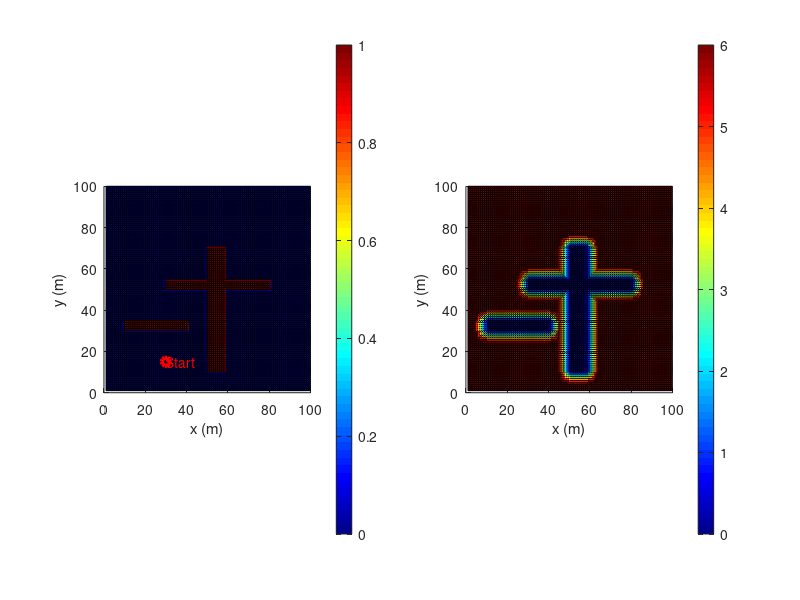

Write MATLAB code to recreate this figure. (Note: this script raises an error after producing the figure.)
clear all; close all; clc;

%% Vehicle dynamics constraints
vmax = 10; % (m/s): maximum speed
anmax = 20; % (m/s^2): maximum normal acceleration
atmax = 10; % (m/s^2): maximum tangential acceleration
Rmin = (vmax^2)/anmax; % (M): minimum radius turn at maximum speed and maximum normal acceleration

%% Obstacle field
L=100; W=100; % (m): L x W field
L1=30; W1=4; x1=10; y1=30; % (m): Obstacle 1
L2=8; W2=60; x2=50; y2=10; % (m): Obstacle 2
L3=50; W3=4; x3=30; y3=50; % (m): Obstacle 2

%% Start position
xs=30; ys=15; % (M): Start location (xs,ys)
HeadingS=pi/2; % (radians): Bot heading at start location: it can be 0, pi/2, pi, and 3*pi/2
SpeedLS=2; % (no unit): Bot speed level at start

%% Discretization
nv = 6; % number of speed levels
dxy = Rmin/(nv-1); % (m): space resolution
VL = zeros(1,6); % 1 to nv speed level array

for i=1:nv
    VL(i)=sqrt((i-1)*dxy*anmax); % (m/s): speed level i
end

%% Create obstacle map
dx=dxy; dy=dxy; % Space resolution
Nx=L/dx; Ny=W/dy; % Nx and Ny are number of cells in x and y directions
X=zeros(Nx,Ny); Y=zeros(Nx,Ny); % X and Y maps
Z=zeros(Nx,Ny); % Z map

for i=1:Nx
    for j=1:Ny
        X(i,j)=i*dx;
        Y(i,j)=j*dy;
    end
end

for i=1:Nx
    for j=1:Ny
        x=X(i,j);
        y=Y(i,j);
        if x>=x1 && x<=x1+L1 && y>=y1 && y<=y1+W1
            Z(i,j)=1;
        end
        if x>=x2 && x<=x2+L2 && y>=y2 && y<=y2+W2
            Z(i,j)=1;
        end
        if x>=x3 && x<=x3+L3 && y>=y3 && y<=y3+W3
            Z(i,j)=1;
        end
    end
end

%% Plot obstacles map Z
figure(1);hold on; grid on;
subplot(1,2,1);hold on;
surf(X,Y,Z);colormap(jet);colorbar;
plot(xs,ys,'ro','LineWidth',3);text(xs,ys,'Start','color','r');
xlabel('x (m)');ylabel('y (m)');zlabel('z (m)');
axis equal;xlim([0 L]);ylim([0 W]);

%% Maximum allowable speed at cells
dstopmin = (vmax^2)/(2*atmax); 
nsafe = ceil(dstopmin/dxy);
VAL = zeros(Nx,Ny);

for i=1:Nx
    for j=1:Ny
        if Z(i,j)==0
            x=X(i,j);y=Y(i,j);
            dobsclosest=Inf;
            
            for i1=i-nsafe:i+nsafe
                for j1=j-nsafe:j+nsafe
                    if i1>=1 && i1<=Nx && j1>=1 && j1<=Ny
                        if Z(i1,j1)>0
                            x1=X(i1,j1);y1=Y(i1,j1);
                            d=sqrt((x-x1)^2 + (y-y1)^2);
                            if d<dobsclosest
                                dobsclosest=d;
                            end
                        end
                    end
                end
            end
            
            if dobsclosest < Inf
                v=sqrt(2*atmax*dobsclosest);
                v1=1;
                for k=1:nv
                    if v>VL(k)
                        v1=k;
                    end
                end
                VAL(i,j)=v1;
            else
                VAL(i,j)=nv;
            end
            
        end
    end
end

%% Plot maximum allowed speed level map VAL
figure(1);hold on;grid on;
subplot(1,2,2);hold on;
surf(X,Y,VAL);colormap(jet);colorbar;
xlabel('x (m)');ylabel('y (m)');zlabel('Velocity level');
axis equal;xlim([0 L]);ylim([0 W]);

%% Node numbers
NodeID=zeros(Nx,Ny);  % Node ID of any node (i,j)
Nodei=zeros(Nx*Ny,1); Nodej=zeros(Nx*Ny,1); % i and j of a node number

for i=1:Nx
   for j=1:Ny
       NodeID(i,j)=(i-1)*Ny + j;
       n=NodeID(i,j);
       Nodei(n)=i;
       Nodej(n)=j;
   end
end

%% Initialization
CTG=Inf(Nx,Ny);
VISIT=zeros(Nx,Ny);
PARENT=zeros(Nx,Ny);
SPEEDL=ones(Nx,Ny);
SPEED=zeros(Nx,Ny);
Heading=NaN(Nx,Ny);

is=xs/dx;js=ys/dy;

%% Initial conditions at start
CTG(is,js)=0;
Heading(is,js)=HeadingS;
SPEEDL(is,js)=SpeedLS;
SPEED(is,js)=VL(SpeedLS);

%% Define motjion primitives (units)
%% Generate for heading 0 (+x direction)
for k=1:nv 
    for c=1:6
        % case 1: straight dxy with constant speed
        % case 2: turn pi/2 left with constant speed
        % case 3: straight dxy and increase/decrease speed
        % case 4: turn pi/2 left and increase/decrease speed
        % case 5 (mirror of case 2): turn pi/2 right with constant speed
        % case 6 (mirror of case 4): turn pi/2 right and increase/decrease speed
        v=VL(k);
        
        if c==1
            MPs(k,c).IJ1=[1 0]; % heading 0: go to (i+1,j)
            MPs(k,c).IJ2=[0 1]; % heading pi/2: go to (i,j+1)
            MPs(k,c).IJ3=[-1 0]; % heading pi: go to (i-1,j)
            MPs(k,c).IJ4=[0 -1]; % heading 3*pi/2: go to (i,j-1)
            MPs(k,c).v1=k; % speed level at next cell
            MPs(k,c).turn=0; % no turning
        elseif c==2            
            MPs(k,c).IJ1=[k-1 k-1]; % heading 0: go to (i+k-1,j+k-1)
            MPs(k,c).IJ2=[-k+1 k-1]; % heading pi/2: go to (i-k+1,j+k-1)
            MPs(k,c).IJ3=[-k+1 -k+1]; % heading pi: go to (i-k+1,j-k+1)
            MPs(k,c).IJ4=[k-1 -k+1]; % heading 3*pi/2: go to (i+k-1,j-k+1)
            MPs(k,c).v1=k; % speed level at next cell
            MPs(k,c).turn=pi/2; % turning left by pi/2
         elseif c==5    
            MPs(k,c).IJ1=[k-1 -k+1]; % heading 0: go to (i+k-1,j+k-1)
            MPs(k,c).IJ2=[k-1 k-1]; % heading pi/2: go to (i-k+1,j+k-1)
            MPs(k,c).IJ3=[-k+1 k-1]; % heading pi: go to (i-k+1,j-k+1)
            MPs(k,c).IJ4=[-k+1 -k+1]; % heading 3*pi/2: go to (i+k-1,j-k+1)
            MPs(k,c).v1=k; % speed level at next cell
            MPs(k,c).turn=-pi/2; % turning left by pi/2
        elseif c==3    
            MPs(k,c).IJ1=[1 0]; % heading 0: go to (i+k-1,j+k-1)
            MPs(k,c).IJ2=[0 1]; % heading pi/2: go to (i-k+1,j+k-1)
            MPs(k,c).IJ3=[-1 0]; % heading pi: go to (i-k+1,j-k+1)
            MPs(k,c).IJ4=[0 -1]; % heading 3*pi/2: go to (i+k-1,j-k+1)
            vv=sqrt(v^2 + 2*atmax*dxy);
            vv1=1; % speed level 1 (zero speed)
            for kk=1:nv
                if vv>VL(kk)
                    vv1=kk;
                end
            end
            vv=VL(vv1);
            MPs(k,c).v1=vv1; % speed level at next cell
            MPs(k,c).turn=0; % turning left by pi/2   
        elseif c==4  
            MPs(k,c).IJ1=[k-1 k-1]; % heading 0: go to (i+k-1,j+k-1)
            MPs(k,c).IJ2=[-k+1 k-1]; % heading pi/2: go to (i-k+1,j+k-1)
            MPs(k,c).IJ3=[-k+1 -k+1]; % heading pi: go to (i-k+1,j-k+1)
            MPs(k,c).IJ4=[k-1 -k+1]; % heading 3*pi/2: go to (i+k-1,j-k+1)
            MPs(k,c).v1=k; % speed level at next cell
            MPs(k,c).turn=pi/2; % turning left by pi/2
        elseif c==6    
            MPs(k,c).IJ1=[k-1 -k+1]; % heading 0: go to (i+k-1,j+k-1)
            MPs(k,c).IJ2=[k-1 k-1]; % heading pi/2: go to (i-k+1,j+k-1)
            MPs(k,c).IJ3=[-k+1 k-1]; % heading pi: go to (i-k+1,j-k+1)
            MPs(k,c).IJ4=[-k+1 -k+1]; % heading 3*pi/2: go to (i+k-1,j-k+1)
            MPs(k,c).v1=k; % speed level at next cell
            MPs(k,c).turn=-pi/2; % turning left by pi/2
        end
    end
end

%% Computer optimal cost to go to any node/cell (i,j) from the start node/cell using Dijkstra's algorithm
LN=[NodeID(is,js)];
while ~isempty(LN)
    LLN=length(LN);
    CLN=zeros(1,LLN);
    for k=1:LLN
        i=Nodei(LN(k));
        j=Nodej(LN(k));
        CLN(k)=CTG(i,j);
    end

    %% Find minimum cost entry 
    [Min_val Min_index]=sort(CLN);
    nex=LN(Min_index(1));
    ctgnex=Min_val(1);

    %% Sort the LN and CLN arrays based on cost values in CLN & remove 1st entry (nex)
    LN=LN(Min_index);LN=LN(2:end);
    CLN=CLN(Min_index);CLN=CLN(2:end);

    %% Expand the minimum cost node
    inex=Nodei(nex);jnex=Nodej(nex);
    VISIT(inex,jnex)=1;
    CurrentHeading=Heading(inex,jnex);
    CurrentSpeedL=SPEEDL(inex,jnex);
    CurrentSpeed=VL(CurrentSpeedL);

    for c=1:6
        % Heading
        if CurrentHeading==0
            IJNext=MPs(CurrentSpeedL,c).IJ1;
        elseif CurrentHeading==pi/2
            IJNext=MPs(CurrentSpeedL,c).IJ2;
        elseif CurrentHeading==pi
            IJNext=MPs(CurrentSpeedL,c).IJ3;
        elseif CurrentHeading==3*pi/2
            IJNext=MPs(CurrentSpeedL,c).IJ4;
        else
            display("Error CurrentHead");
            while 1
            end
        end

        i1=inex + IJNext(1); % i of next cell
        j1=jnex + IJNext(2); % j of next cell
        if i1>=1 && i1<=Nx && j1>=1 && j1<=Ny % Check if node (i1,j1) is in domain 1 to Nx and 1 to Ny
            if ~(i1==inex && j1==jnex)
                if Z(i1,j1)==0 && VISIT(i1,j1)==0
                  
                    %% Check maximum allowed speed at (i1,j1)
                    vln=MPs(CurrentSpeedL,c).v1;
                    if vln > VAL(i1,j1)
                        vln=VAL(i1,j1);
                    end
                    NextSpeed=VL(vln);
                   
                    %% Compute cost to go to (i1,j1) from (inex,jnex)
                    vavg=(CurrentSpeed+NextSpeed)/2; % (m/s): average speed
                    if c==1 || c==3
                        cost=dxy/vavg; % (s): cost (time0
                    else
                        dis=pi*(CurrentSpeedL-1)*dxy/2; % (M): quarter circle with radius (CurrentSpeedL-1)*dxy
                        cost=dis/vavg;
                    end
                    ctgnew = ctgnex + cost;
                    HeadingNew=CurrentHeading + MPs(CurrentSpeedL,c).turn;
                    HeadingNew = wrapTo2Pi(HeadingNew);
                    if HeadingNew == 2*pi
                        HeadingNew=0;
                    end
                    if ismember(NodeID(i1,j1),LN)
                        if ctgnew < CTG(i1,j1)
                            CTG(i1,j1)=ctgnew;
                            Heading(i1,j1)=HeadingNew;
                            SPEEDL(i1,j1)=vln;
                            SPEED(i1,j1)=VL(vln)
                            PARENT(i1,j1)=nex;
                        end
                    else
                        LN=[LN NodeID(i1,j1)]; % insert node into the leaf node list
                        CTG(i1,j1)=ctgnew;
                        Heading(i1,j1)=HeadingNew;
                        SPEEDL(i1,j1)=vln;
                        SPEED(i1,j1)=VL(vln);
                        PARENT(i1,j1)=nex;
                    end
                end
            end
        end
    end
    
end
                        
%% Plot CTG and Speed map
figure(2);hold on;grid on;
subplot(1,2,1);hold on;
surf(X,Y,CTG,'Edgecolor','None'); colorbar; colormap(jet);
xlabel('x (m)');ylabel('y (m)');zlabel('CTG (s)');
axis equal;xlim([0 L]);ylim([0 W]);
title('CTG (Cost-to-go) Map');

subplot(1,2,2);hold on;
surf(X,Y,SPEED,'Edgecolor','None'); colorbar; colormap(jet);
xlabel('x (m)');ylabel('y (m)');zlabel('Speed (m/s)');
axis equal;xlim([0 L]);ylim([0 W]);
title('Speed Map')

%% Extract trajectory from Start (xs,ys) to any point (xg,yg)
xg=65; yg=60; % Goal location (xg,yg)   % 30, 45
ig=xg/dx; jg=yg/dy;
np=PARENT(ig,jg);
ns=NodeID(is,js);
Traj=[xg yg];
while np~=ns
    ip=Nodei(np);jp=Nodej(np);
    x=X(ip,jp);y=Y(ip,jp);
    Traj=[x y; Traj];
    np=PARENT(ip,jp);
end

%% Plot trajectory from start to goal
figure(3); hold on;
surf(X,Y,Z);colormap(jet);
plot(Traj(:,1),Traj(:,2),'g','LineWidth',2);
% plot(xg,yg,'mo','LineWidth',3);text(xg,yg,'Goal','color','m');
axis equal;xlim([0 L]);ylim([0 W]);

%% Plot velocity vector field (VVF) map
Vx=NaN(Nx,Ny);
Vy=NaN(Nx,Ny);
for i=1:Nx
    for j=1:Ny
        if Z(i,j)==0 && ~isnan(CTG(i,j))
            Angle=Heading(i,j);
            v1=SPEEDL(i,j);
            v=VL(v1);
            Vx(i,j)=v*cos(Angle);
            Vy(i,j)=v*sin(Angle);
        end
    end
end

%% Plot VVF map
figure(4);hold on; grid on;
quiver(X,Y,Vx,Vy,0.5);
xlabel('x (m)');ylabel('y (m)');
title('VVF (Velocity Vector Field) Map');
axis equal;xlim([0 L]);ylim([0 W]);

